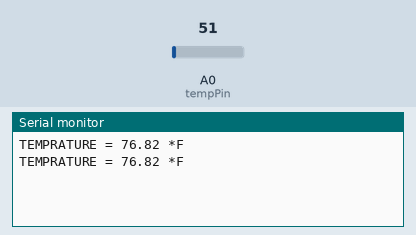
Simulated run of this sketch. Board: Arduino Uno, built with avr-gcc and run on an emulated ATmega328P. Shown: the last lines printed to the serial monitor. The inputs (shaded band) are chosen by the test bench; at power-on: A0 (tempPin) = 51.

Above: at 1.8 s.
1.9 s: A0 (tempPin) set to 61
At 2.8 s:
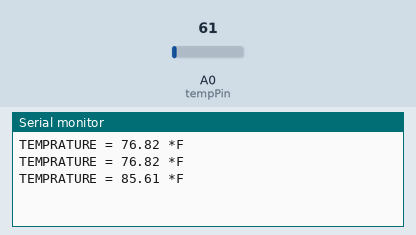
3.4 s: A0 (tempPin) set to 71
At 4.8 s:
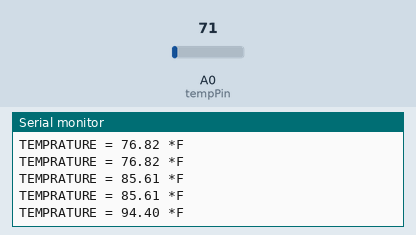
Timing chart, 0 to 6.4 s (numbered marks = the images above; inputs shaded):
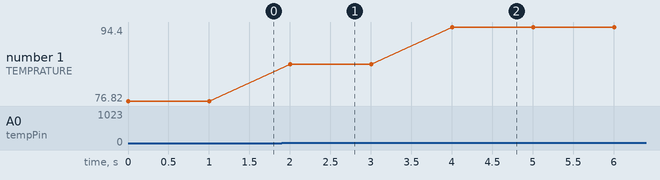

The sketch:

temperature_dec12a.ino
```cpp
int val;
int tempPin = 0;

void setup()
{
Serial.begin(9600);
}
void loop()
{
val = analogRead(tempPin);
float mv = ( val/1024.0)*5000;
float cel = mv/10;
float farh = (cel*9)/5 + 32;

/*
Serial.print("TEMPRATURE = ");
Serial.print(cel);
Serial.print("*C");
Serial.println();
delay(1000);
*/
// uncomment this to get temperature in farenhite


Serial.print("TEMPRATURE = ");
Serial.print(farh);
Serial.print(" *F");
Serial.println();
delay(1000);

}

void printDigits(byte digits){
  // utility function for digital clock display: prints colon and leading 0
  Serial.print(":");
  if(digits < 10)
    Serial.print('0');
  Serial.print(digits,DEC);
}
```

Measured:
- after the input at 1.9 s, the serial monitor: prints a new line after 0.10 s (image 1)
- after the input at 3.4 s, the serial monitor: prints a new line after 0.60 s (image 2)
- plotted number 1: 76.82 → 85.61 after the input at 1.9 s, 85.61 → 94.4 after the input at 3.4 s
